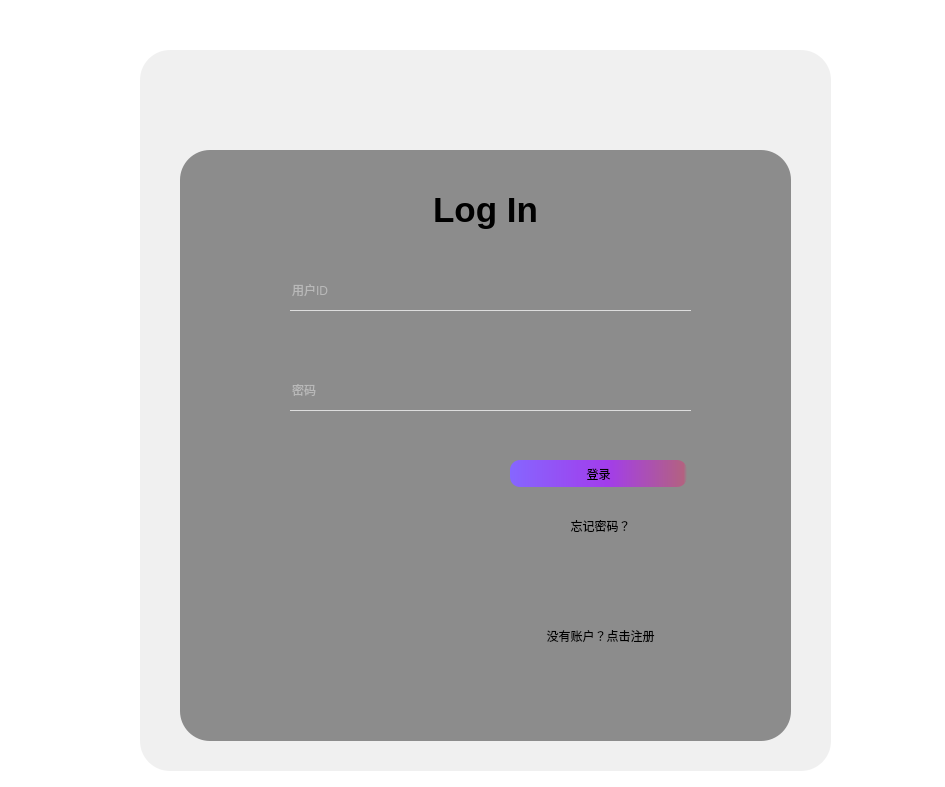
<?xml version="1.0" encoding="UTF-8"?>
<ui version="4.0">
 <class>view::login::loginPage</class>
 <widget class="QWidget" name="view::login::loginPage">
  <property name="geometry">
   <rect>
    <x>0</x>
    <y>0</y>
    <width>945</width>
    <height>787</height>
   </rect>
  </property>
  <property name="windowTitle">
   <string>实验室设备管理系统</string>
  </property>
  <property name="styleSheet">
   <string notr="true">*{
	background-color: rgb(255, 255, 255);
}

QFrame#frame{
border-radius:30px;
border-image: url(:/Login_page.jpg);
border-repeat: no-repeat;
    border-position: center;

}
#frame_2{
border-radius:30px;
	background-color: rgba(158, 158, 158, 40);
}
QLabel#label{
	background-color: rgba(98, 98, 98, 180);
border-radius:30px;
}
#titleLabel{
	background-color: rgba(255, 255, 255, 0);
}

#userIdLineEdit{
	background-color: rgba(255, 255, 255, 0);
border:none;
border-bottom:1px solid rgba(255, 255, 255, 180);
	color: rgba(255, 255, 255, 200);
	font: 16pt &quot;Microsoft YaHei UI&quot;;
}

#passwordLineEdit{

	background-color: rgba(255, 255, 255, 0);
border:none;
border-bottom:1px solid rgba(255, 255, 255, 180);
	color: rgba(255, 255, 255, 200);
	font: 16pt &quot;Microsoft YaHei UI&quot;;
}
QPushButton{
	background-color: qlineargradient(spread:pad, x1:0, y1:0, x2:1, y2:0, stop:0 rgba(134, 102, 255, 255), stop:0.55 rgba(162, 61, 235, 255), stop:0.98 rgba(179, 97, 129, 255), stop:1 rgba(0, 0, 0, 0));
border-radius:10px;
border:none;
outline:none;
}

QPushButton:hover{
border-radius:10px;
	background-color: qlineargradient(spread:pad, x1:0, y1:0, x2:1, y2:0, stop:0 rgba(63, 48, 120, 255), stop:0.55 rgba(104, 39, 151, 255), stop:0.98 rgba(117, 64, 84, 255), stop:1 rgba(0, 0, 0, 0));
border:none;
outline:none;
}

QPushButton:pressed{
	background-color: qlineargradient(spread:pad, x1:0, y1:0, x2:1, y2:0, stop:0 rgba(134, 102, 255, 255), stop:0.55 rgba(162, 61, 235, 255), stop:0.98 rgba(179, 97, 129, 255), stop:1 rgba(0, 0, 0, 0));
border-radius:10px;
padding-top:5px;
padding-left:5px;
border:none;
outline:none;
}
QPushButton#registerButton{
	
	background-color: rgba(255, 255, 255, 0);
border-radius:10px;
border:none;
outline:none;
}

QPushButton#registerButton:hover{
border-radius:10px;
	background-color: qlineargradient(spread:pad, x1:0, y1:0, x2:1, y2:0, stop:0 rgba(63, 48, 120, 255), stop:0.55 rgba(104, 39, 151, 255), stop:0.98 rgba(117, 64, 84, 255), stop:1 rgba(0, 0, 0, 0));
border:none;
outline:none;
}

QPushButton#registerButton:pressed{
	background-color: qlineargradient(spread:pad, x1:0, y1:0, x2:1, y2:0, stop:0 rgba(134, 102, 255, 255), stop:0.55 rgba(162, 61, 235, 255), stop:0.98 rgba(179, 97, 129, 255), stop:1 rgba(0, 0, 0, 0));
border-radius:10px;
padding-top:5px;
padding-left:5px;
border:none;
outline:none;
}

QPushButton#changePasswordButton{
	
	background-color: rgba(255, 255, 255, 0);
border-radius:10px;
border:none;
outline:none;
}

QPushButton#changePasswordButton:hover{
border-radius:10px;
	background-color: qlineargradient(spread:pad, x1:0, y1:0, x2:1, y2:0, stop:0 rgba(63, 48, 120, 255), stop:0.55 rgba(104, 39, 151, 255), stop:0.98 rgba(117, 64, 84, 255), stop:1 rgba(0, 0, 0, 0));
border:none;
outline:none;
}

QPushButton#changePasswordButton:pressed{
	background-color: qlineargradient(spread:pad, x1:0, y1:0, x2:1, y2:0, stop:0 rgba(134, 102, 255, 255), stop:0.55 rgba(162, 61, 235, 255), stop:0.98 rgba(179, 97, 129, 255), stop:1 rgba(0, 0, 0, 0));
border-radius:10px;
padding-top:5px;
padding-left:5px;
border:none;
outline:none;
}

#lineEdit{
	background-color: rgba(255, 255, 255, 0);
color:rgb(255, 0, 0);
border:none;
}
#lineEdit_2{
	background-color: rgba(255, 255, 255, 0);
color:rgb(255,0,0);
border:none;
}</string>
  </property>
  <widget class="QFrame" name="frame">
   <property name="geometry">
    <rect>
     <x>140</x>
     <y>50</y>
     <width>691</width>
     <height>721</height>
    </rect>
   </property>
   <property name="autoFillBackground">
    <bool>false</bool>
   </property>
   <property name="styleSheet">
    <string notr="true"/>
   </property>
   <property name="frameShape">
    <enum>QFrame::Shape::StyledPanel</enum>
   </property>
   <property name="frameShadow">
    <enum>QFrame::Shadow::Raised</enum>
   </property>
   <widget class="QFrame" name="frame_2">
    <property name="geometry">
     <rect>
      <x>0</x>
      <y>0</y>
      <width>691</width>
      <height>721</height>
     </rect>
    </property>
    <property name="autoFillBackground">
     <bool>false</bool>
    </property>
    <property name="styleSheet">
     <string notr="true"/>
    </property>
    <property name="frameShape">
     <enum>QFrame::Shape::StyledPanel</enum>
    </property>
    <property name="frameShadow">
     <enum>QFrame::Shadow::Raised</enum>
    </property>
    <widget class="QLabel" name="label">
     <property name="geometry">
      <rect>
       <x>40</x>
       <y>100</y>
       <width>611</width>
       <height>591</height>
      </rect>
     </property>
     <property name="text">
      <string/>
     </property>
    </widget>
    <widget class="QLabel" name="titleLabel">
     <property name="geometry">
      <rect>
       <x>100</x>
       <y>130</y>
       <width>491</width>
       <height>61</height>
      </rect>
     </property>
     <property name="autoFillBackground">
      <bool>false</bool>
     </property>
     <property name="styleSheet">
      <string notr="true"/>
     </property>
     <property name="text">
      <string>&lt;html&gt;&lt;head/&gt;&lt;body&gt;&lt;p align=&quot;center&quot;&gt;&lt;span style=&quot; font-size:26pt; font-weight:700;&quot;&gt;Log In&lt;/span&gt;&lt;/p&gt;&lt;/body&gt;&lt;/html&gt;</string>
     </property>
    </widget>
    <widget class="QPushButton" name="loginButton">
     <property name="geometry">
      <rect>
       <x>370</x>
       <y>410</y>
       <width>177</width>
       <height>27</height>
      </rect>
     </property>
     <property name="styleSheet">
      <string notr="true">font: 16pt &quot;Microsoft YaHei UI&quot;;</string>
     </property>
     <property name="text">
      <string>登录</string>
     </property>
    </widget>
    <widget class="QLineEdit" name="userIdLineEdit">
     <property name="geometry">
      <rect>
       <x>150</x>
       <y>220</y>
       <width>401</width>
       <height>41</height>
      </rect>
     </property>
     <property name="placeholderText">
      <string>用户ID</string>
     </property>
    </widget>
    <widget class="QLineEdit" name="passwordLineEdit">
     <property name="geometry">
      <rect>
       <x>150</x>
       <y>320</y>
       <width>401</width>
       <height>41</height>
      </rect>
     </property>
     <property name="echoMode">
      <enum>QLineEdit::EchoMode::Password</enum>
     </property>
     <property name="placeholderText">
      <string>密码</string>
     </property>
    </widget>
    <widget class="QPushButton" name="registerButton">
     <property name="geometry">
      <rect>
       <x>360</x>
       <y>570</y>
       <width>201</width>
       <height>31</height>
      </rect>
     </property>
     <property name="styleSheet">
      <string notr="true">font: 16pt &quot;Microsoft YaHei UI&quot;;</string>
     </property>
     <property name="text">
      <string>没有账户？点击注册</string>
     </property>
    </widget>
    <widget class="QPushButton" name="changePasswordButton">
     <property name="geometry">
      <rect>
       <x>370</x>
       <y>460</y>
       <width>181</width>
       <height>31</height>
      </rect>
     </property>
     <property name="styleSheet">
      <string notr="true">font: 16pt &quot;Microsoft YaHei UI&quot;;</string>
     </property>
     <property name="text">
      <string>忘记密码？</string>
     </property>
    </widget>
    <widget class="QLineEdit" name="lineEdit">
     <property name="geometry">
      <rect>
       <x>150</x>
       <y>280</y>
       <width>401</width>
       <height>20</height>
      </rect>
     </property>
    </widget>
    <widget class="QLineEdit" name="lineEdit_2">
     <property name="geometry">
      <rect>
       <x>150</x>
       <y>380</y>
       <width>401</width>
       <height>20</height>
      </rect>
     </property>
    </widget>
   </widget>
  </widget>
 </widget>
 <resources/>
 <connections/>
</ui>
